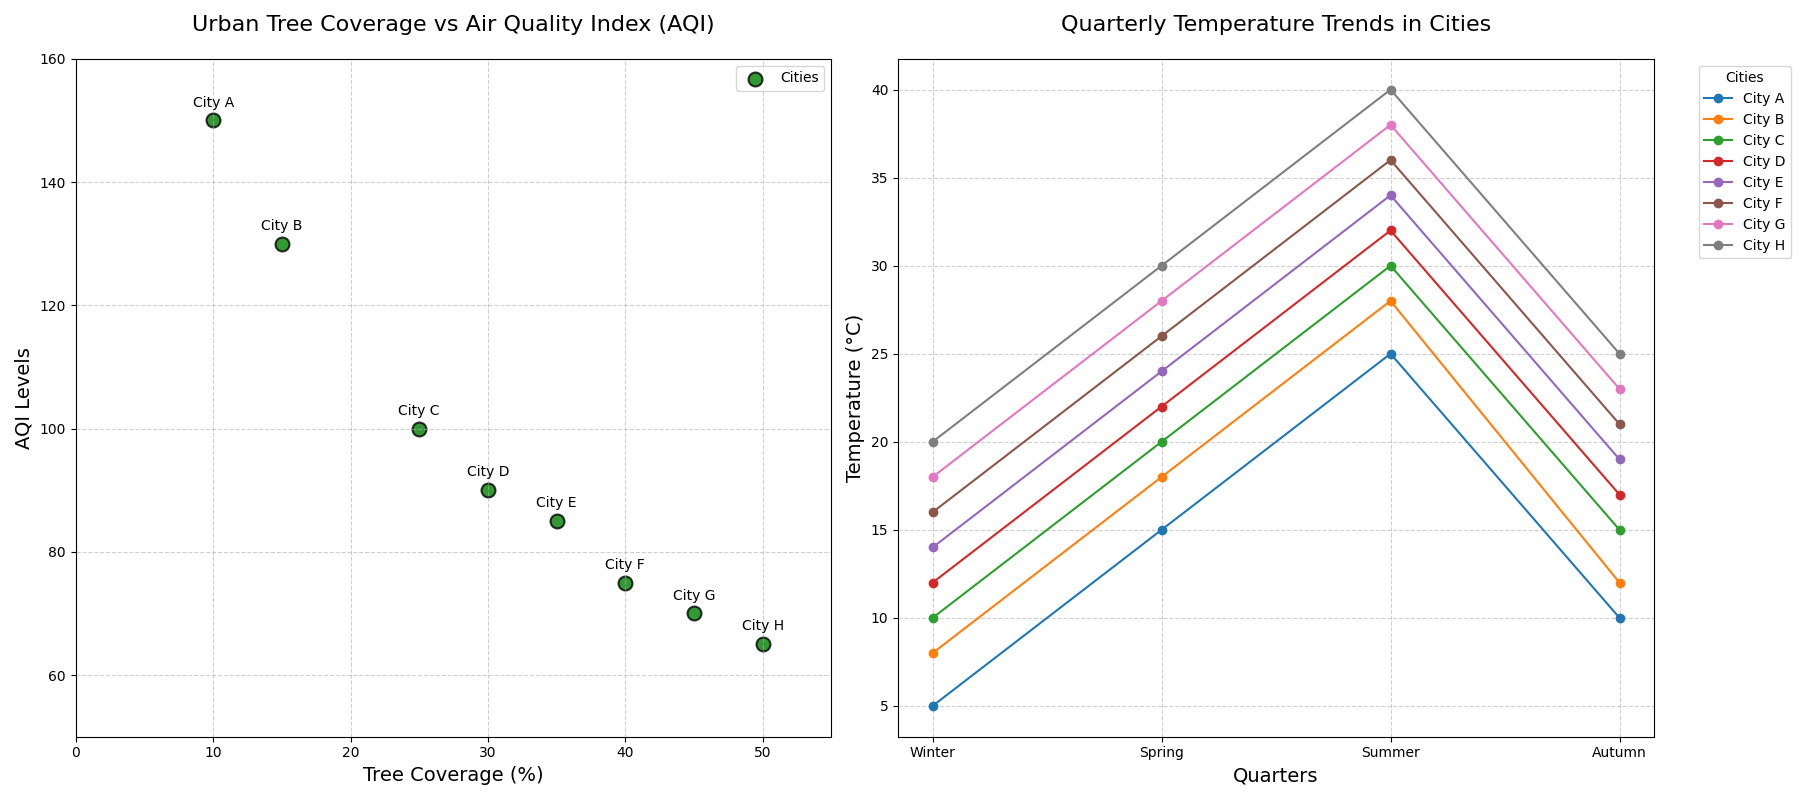

The Python source for this figure:
import matplotlib.pyplot as plt
import numpy as np

# Backstory: Studying the relationship between urban tree coverage and air quality index (AQI)
# in various cities. We want to see if cities with more tree coverage typically enjoy better 
# air quality levels. In addition to this, we will also observe quarterly trends for temperatures 
# in these cities to add another perspective to the study.

# Artificial Data: Cities with respective tree coverage (%) and AQI Levels
cities = ["City A", "City B", "City C", "City D", "City E", "City F", "City G", "City H"]
tree_coverage = np.array([10, 15, 25, 30, 35, 40, 45, 50])
AQI_levels = np.array([150, 130, 100, 90, 85, 75, 70, 65])

# Quarterly temperature trends for each city (Winter, Spring, Summer, Autumn)
temperature_trends = {
    "City A": [5, 15, 25, 10],
    "City B": [8, 18, 28, 12],
    "City C": [10, 20, 30, 15],
    "City D": [12, 22, 32, 17],
    "City E": [14, 24, 34, 19],
    "City F": [16, 26, 36, 21],
    "City G": [18, 28, 38, 23],
    "City H": [20, 30, 40, 25]
}

fig, (ax1, ax2) = plt.subplots(1, 2, figsize=(18, 8))

# Scatter plot for tree coverage vs AQI
scatter = ax1.scatter(tree_coverage, AQI_levels, color='green', s=100, alpha=0.8,
                      edgecolors='black', linewidth=1.5, label='Cities')

# Annotate each point with the city name
for i, txt in enumerate(cities):
    ax1.annotate(txt,
                 (tree_coverage[i], AQI_levels[i]), 
                 textcoords="offset points", 
                 xytext=(0, 10), 
                 ha='center', 
                 fontsize=10)

# Scatter plot labels
ax1.set_title("Urban Tree Coverage vs Air Quality Index (AQI)", fontsize=16, pad=20)
ax1.set_xlabel("Tree Coverage (%)", fontsize=14)
ax1.set_ylabel("AQI Levels", fontsize=14)
ax1.grid(True, linestyle='--', alpha=0.6)
ax1.legend()
ax1.set_xlim(0, 55)
ax1.set_ylim(50, 160)

# Subplot for quarterly temperature trends
for city in cities:
    temperatures = temperature_trends[city]
    quarters = ['Winter', 'Spring', 'Summer', 'Autumn']
    ax2.plot(quarters, temperatures, marker='o', label=city)

# Line plot labels
ax2.set_title("Quarterly Temperature Trends in Cities", fontsize=16, pad=20)
ax2.set_xlabel("Quarters", fontsize=14)
ax2.set_ylabel("Temperature (°C)", fontsize=14)
ax2.grid(True, linestyle='--', alpha=0.6)
ax2.legend(title='Cities', bbox_to_anchor=(1.05, 1), loc='upper left')

# Adjust layout to prevent overlap
plt.tight_layout()

# Display the plot
plt.show()
